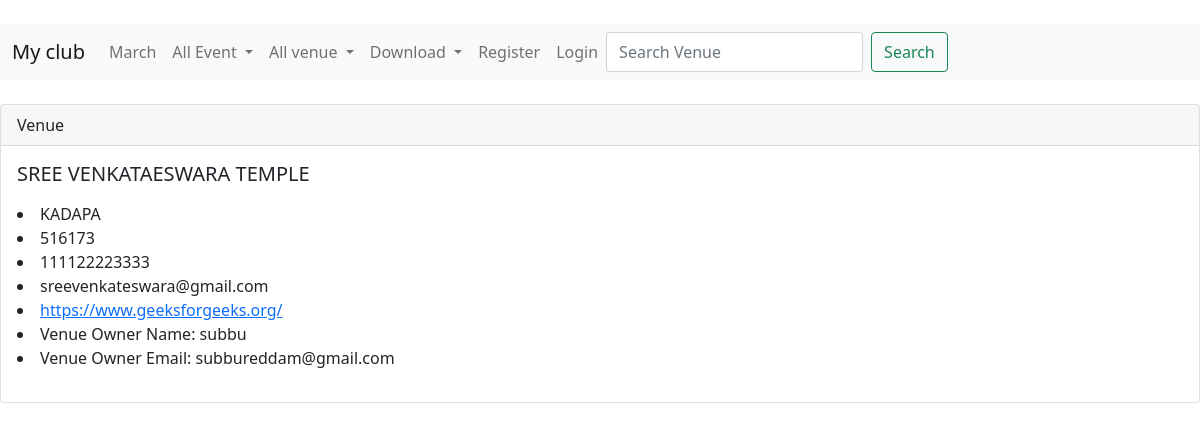
The app's page /myclub/show_venue/542/ with its own data.
### myclub/models.py (models this page shows, shortened)
class Venue(models.Model):
    name = models.CharField('Venue name', max_length=100)
    address = models.CharField(max_length=100)
    zip_code = models.CharField('Zip code', max_length=10)
    phone = models.CharField('conatact number', max_length=14)
    web = models.URLField('website address')
    email_address = models.EmailField('Email address')
    owner = models.IntegerField('Venue Owner', blank=False, default=1)

### myclub/views.py (the view)
# urls.py: path('show_venue/<venue_id>/', views.show_venue, name='show-venue'),
def show_venue(request, venue_id):
    venue = Venue.objects.get(pk=venue_id)
    venue_owner = User.objects.get(pk=venue.owner)
    return render(request, 'myclub/showvenue.html', {'venue': venue, 'venue_owner': venue_owner})

### templates/myclub/showvenue.html (shortened to what this page needs)
{% extends 'myclub/basic.html' %}
{%block content%}
<div class="card">
  <div class="card-header">
    Venue
  </div>
  <div class="card-body">
    <h5 class="card-title">{{venue.name}}</h5>
    <p class="card-text">
  <li>{{venue.address}}</li>
  <li>{{venue.zip_code}}</li>
  <li>{{venue.phone}}</li>
  <li>{{venue.email_address}}</li>
  <li><a href="{{venue.web}}">{{venue.web}}</a></li>
  <li> Venue Owner Name: {{ venue_owner }}</li>
  <li> Venue Owner Email: {{ venue_owner.email }}</li>
    </p>
</div>
</div>
  {%endblock%}

### records on screen
Venue: name "SREE VENKATAESWARA TEMPLE", address "KADAPA", zip_code "516173", phone "111122223333", email_address "sreevenkateswara@gmail.com", web "https://www.geeksforgeeks.org/"

### other values on screen
{{ venue_owner }} "subbu"
{{ venue_owner.email }} "subbureddam@gmail.com"
